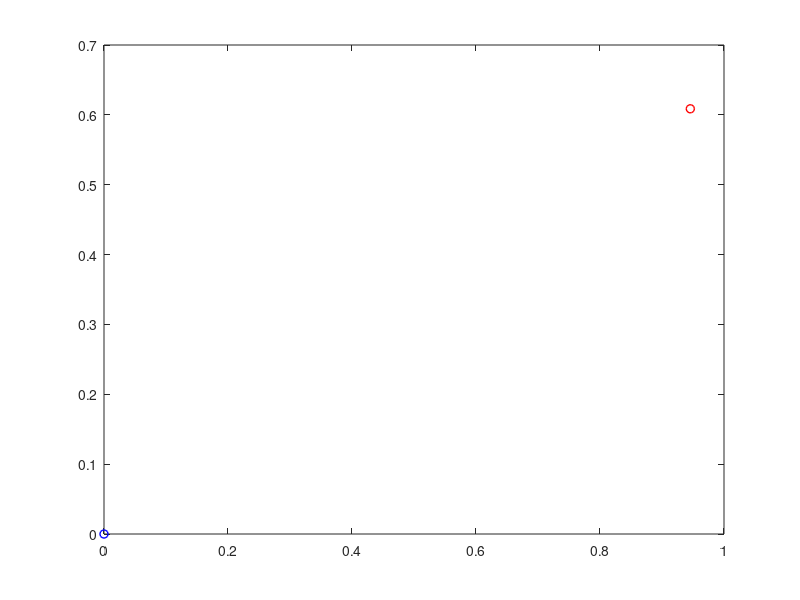

Write MATLAB code to recreate this figure. (Note: this script raises an error after producing the figure.)
%% 参数设定
%定位信标的数量
nodeNumber = 3;   
%三个定位信标的坐标
nodeList = [0, 0; 2, 1; 1, 1.732]; 
%定位目标点到三个定位信标的距离
disList = [1.155, 1.155, 1.155];    
%% 定位算法
A = [];
B = [];
xn = nodeList(nodeNumber, 1);
yn = nodeList(nodeNumber, 2);
dn = disList(nodeNumber);

%计算线性方程组的参数A和B
for i=1:nodeNumber
    xi = nodeList(i, 1);
    yi = nodeList(i, 2);
    di = disList(i);
    A = [A; 2 * (xi - xn), 2 * (yi - yn)];
    B = [B; xi * xi + yi *yi - xn * xn - yn * yn + dn * dn - di * di];
end    

%根据最小二乘法公式计算结果X
X = inv(A'*A)*A'*B
%% 画图
plot(X(1),X(2),'ro','linewidth',1);hold on
for i=1:nodeNumber
    plot(nodeList(i,1),nodeList(i,2),'bo','linewidth',1);hold on
    plot_circle(nodeList(i,1),nodeList(i,2),disList(i));
    line([X(1),nodeList(i,1)],[X(2),nodeList(i,2)])
    hold on
end
hold off
title('TOA定位');
xlabel('基站坐标/km');
ylabel('定位信标距离/km')
legend('定位点','基站','基站传播范围');
